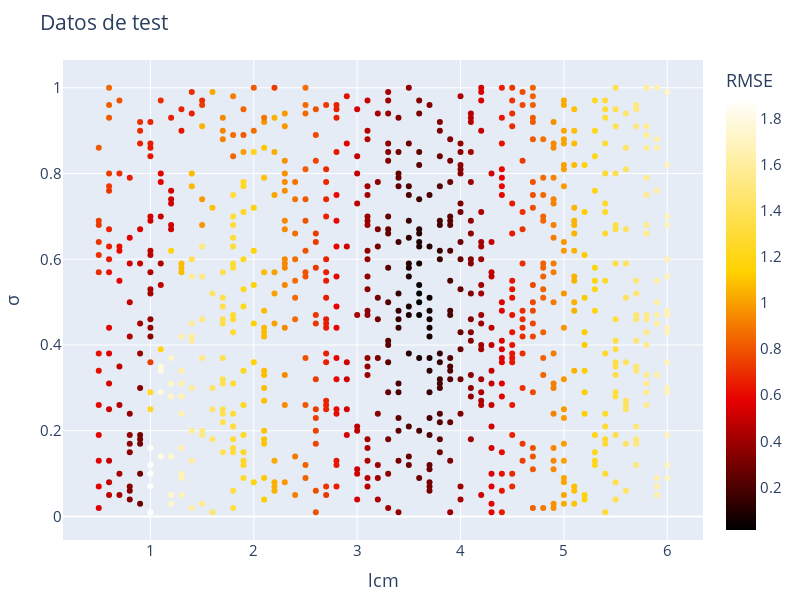

Write notebook code for a chart like this one.
### Code cell
params_plot_test = PlotlyJS.plot([params_error], params_layout)

### Figure 1 — Plotly figure (JSON) as saved in the notebook; plotly's stock layout.template omitted (floating-point values rounded to 4 significant figures; data arrays with more than 128 entries replaced by an {"elided": "..."} marker saying what was removed)
{"data": [{"hoverinfo": "text", "hovertext": {"elided": "841 float values"}, "marker": {"color": {"elided": "841 float values"}, "colorbar": {"title": "RMSE"}, "colorscale": "Hot"}, "mode": "markers", "type": "scatter", "x": {"elided": "841 float values"}, "y": {"elided": "841 float values"}}], "layout": {"font": {"size": 15}, "height": 600, "margin": {"b": 50, "l": 50, "r": 50, "t": 60}, "title": "Datos de test", "width": 800, "xaxis": {"title": "lcm"}, "yaxis": {"title": "σ"}}}
